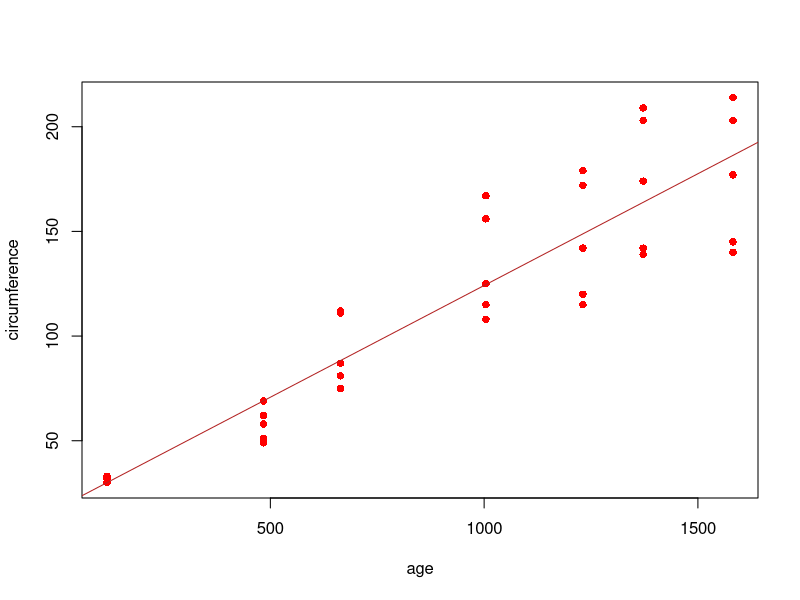
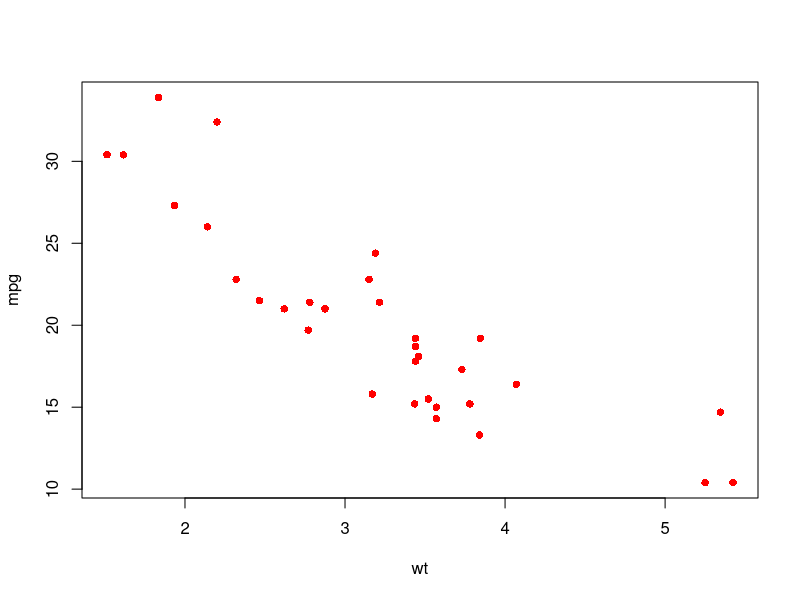
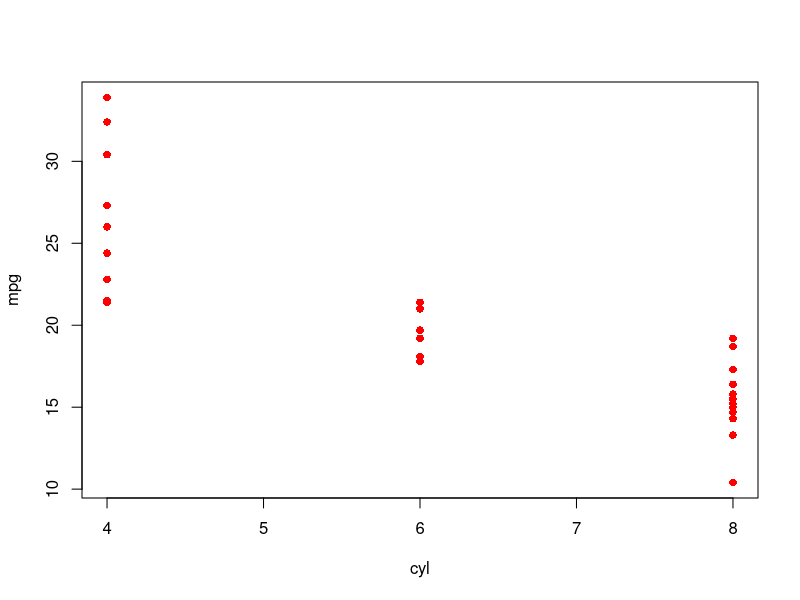
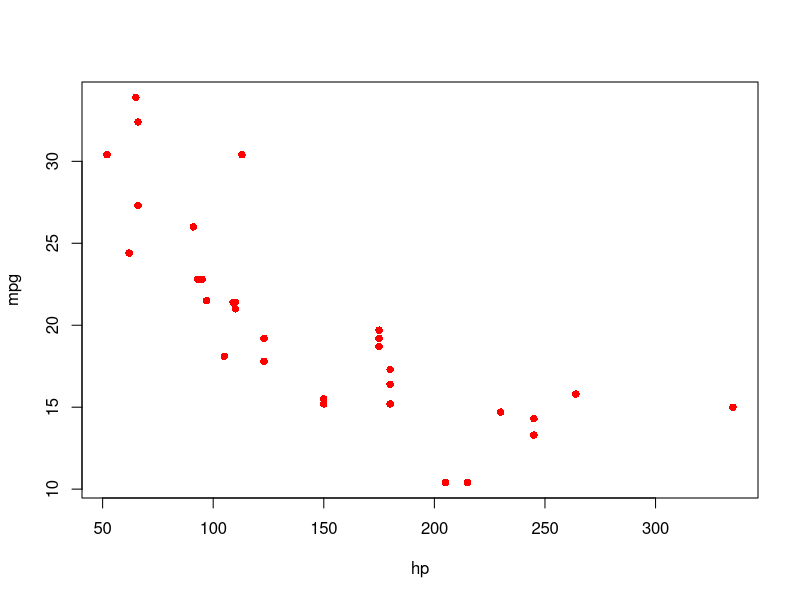
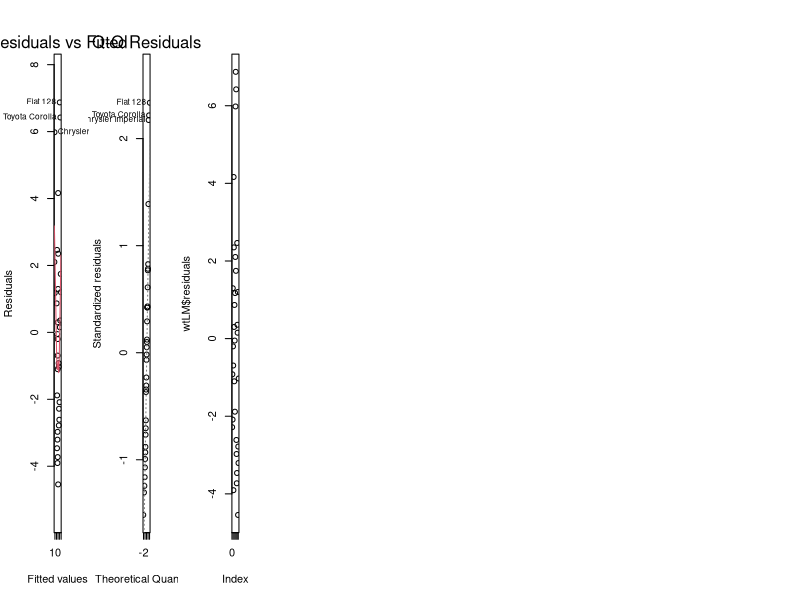
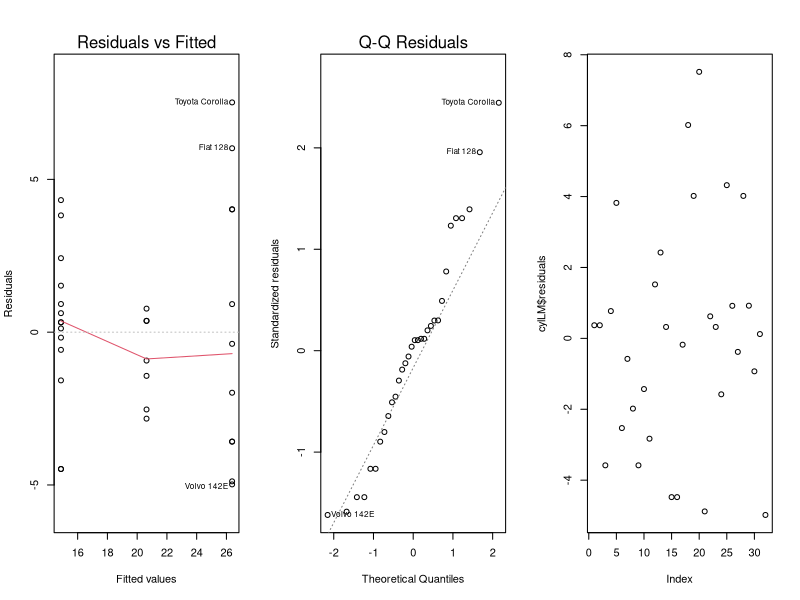
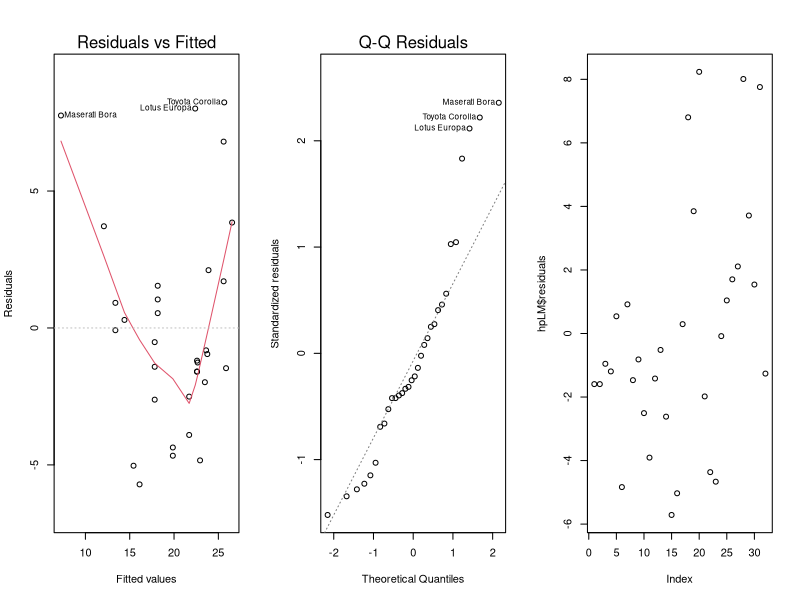

These figures' R source, in order:
# Mobius Quiz - Residuals, Sums of Squares, and R-squared

## Problem 1
Orange

myLM <- lm(circumference~age, data = Orange)
summary(myLM)

plot(circumference~age, data = Orange, pch =16, col = "red")
abline(myLM,col = "firebrick")

# SSE
SSE <- sum(myLM$res^2)
SSE
#SSR
SSR <- sum((myLM$fit - mean(Orange$circumference))^2)
SSR
#SSTO
SSTO <- SSE + SSR
SSTO  
# R Squared
r <- SSR/SSTO
r

r^0.5

predict(myLM, data.frame(age = 3*365))

## Problem 2
mtcars

plot(mpg~wt, data = mtcars, pch =16, col = "red")
plot(mpg~cyl, data = mtcars, pch =16, col = "red")
plot(mpg~hp, data = mtcars, pch =16, col = "red")

wtLM <- lm(mpg~wt, data = mtcars)
cylLM <- lm(mpg~cyl, data = mtcars)
hpLM <- lm(mpg~hp, data = mtcars)

SSE_fun <- function(LM1){
  sum(LM1$res^2)
}
SSE_fun(wtLM)
SSE_fun(cylLM)
SSE_fun(hpLM)

SSR_fun <- function(LM1, dat){
  sum((LM1$fit - mean(mtcars$mpg))^2)
}
SSR_fun(wtLM)
SSR_fun(cylLM)
SSR_fun(hpLM)

SSTO_fun <- function(LM1, dat){
  SSE <- SSE_fun(LM1)
  SSR <- SSR_fun(LM1, dat)
  
  SSE + SSR
}
SSTO_fun(wtLM, mtcars)
SSTO_fun(cylLM, mtcars)
SSTO_fun(hpLM, mtcars)

r_squared <- function(LM1, dat){
  SSR <- SSR_fun(LM1, dat)
  SSTO <- SSTO_fun(LM1, dat)
  SSR/SSTO
}
r_squared(wtLM, mtcars)
r_squared(cylLM, mtcars)
r_squared(hpLM, mtcars)

# Diagnostics Plots
par(mfrow = c(1,9))
plot(wtLM, which=1:2)
plot(wtLM$residuals)

par(mfrow = c(1,3))
plot(cylLM, which=1:2)
plot(cylLM$residuals)

par(mfrow = c(1,3))
plot(hpLM, which=1:2)
plot(hpLM$residuals)
